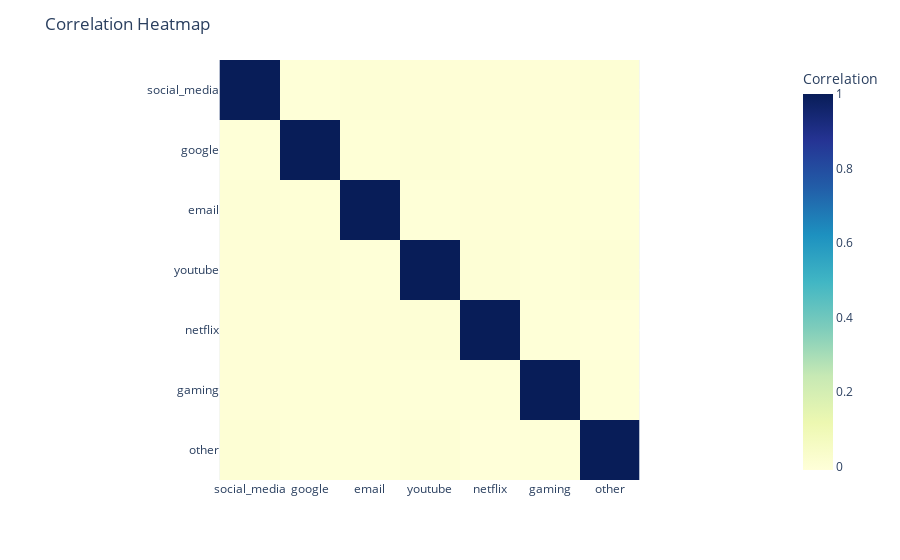

Here is the notebook cell this chart was saved with:
### Code cell
# Convert seaborn heatmap to plotly
fig = px.imshow(data_correlation, color_continuous_scale="YlGnBu", labels=dict(color="Correlation"))
fig.update_layout(title="Correlation Heatmap")
fig.show()

### Figure 1 — Plotly figure (JSON) as saved in the notebook; plotly's stock layout.template omitted (floating-point values rounded to 4 significant figures)
{"data": [{"coloraxis": "coloraxis", "hovertemplate": "x: %{x}<br>y: %{y}<br>Correlation: %{z}<extra></extra>", "name": "0", "type": "heatmap", "x": ["social_media", "google", "email", "youtube", "netflix", "gaming", "other"], "xaxis": "x", "y": ["social_media", "google", "email", "youtube", "netflix", "gaming", "other"], "yaxis": "y", "z": [[1, -0.001708, 0.004032, 0.0005475, 0.001013, 0.001082, 0.006065], [-0.001708, 1, -0.0004124, 0.002277, -0.001902, -0.0009944, -0.001727], [0.004032, -0.0004124, 1, -0.002919, 0.001029, -0.0006442, -0.001299], [0.0005475, 0.002277, -0.002919, 1, 0.002882, -0.002999, 0.002969], [0.001013, -0.001902, 0.001029, 0.002882, 1, -0.003109, -0.009033], [0.001082, -0.0009944, -0.0006442, -0.002999, -0.003109, 1, -0.002661], [0.006065, -0.001727, -0.001299, 0.002969, -0.009033, -0.002661, 1]]}], "layout": {"coloraxis": {"colorbar": {"title": {"text": "Correlation"}}, "colorscale": [[0, "rgb(255,255,217)"], [0.125, "rgb(237,248,177)"], [0.25, "rgb(199,233,180)"], [0.375, "rgb(127,205,187)"], [0.5, "rgb(65,182,196)"], [0.625, "rgb(29,145,192)"], [0.75, "rgb(34,94,168)"], [0.875, "rgb(37,52,148)"], [1, "rgb(8,29,88)"]]}, "margin": {"t": 60}, "title": {"text": "Correlation Heatmap"}, "xaxis": {"anchor": "y", "constrain": "domain", "domain": [0, 1], "scaleanchor": "y"}, "yaxis": {"anchor": "x", "autorange": "reversed", "constrain": "domain", "domain": [0, 1]}}}
